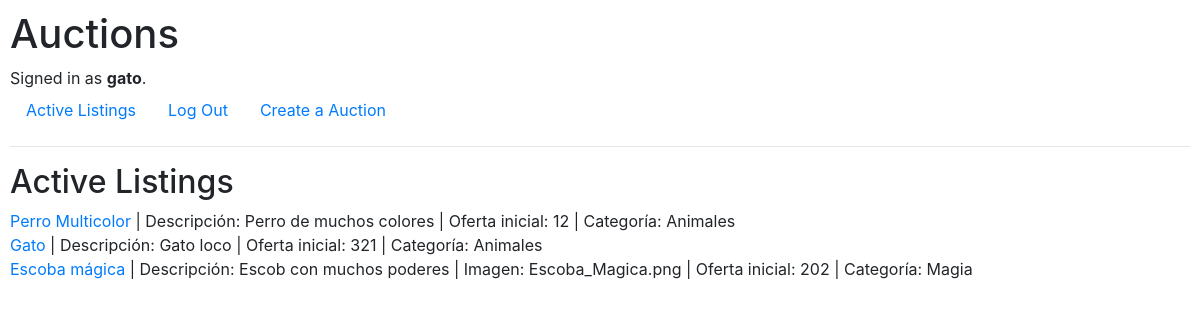
The page / (signed in) on the database its author committed.
### auctions/models.py (models this page shows)
class User(AbstractUser):
	pass

class AuctionList(models.Model):
	user = models.CharField(max_length=64, default="", blank=True)
	auction = models.CharField(max_length=64)
	description = models.CharField(max_length=512, default="")
	img = models.ImageField(default=None, blank=True)
	oferta = models.IntegerField(default=0)
	categoria = models.CharField(max_length=64, default="")
	def __str__(self):
		return f"publicación {self.id}: {self.auction} | descripción: {self.description} {self.img} | oferta: {self.oferta} | categoría: {self.categoria}"

### auctions/views.py (the view)
# urls.py: path("", views.index, name="index"),
def index(request):
    x = AuctionList.objects.all()
    print(x)
    return render(request, "auctions/index.html", {
        "auctions": x
        })

### auctions/templates/auctions/index.html
{% extends "auctions/layout.html" %}
{% block body %}
    <h2>Active Listings</h2>
    {% for x in auctions %}
    	<tr>
    		<td><a href="/listingpage/{{x.auction}}"> {{x.auction}}</td></a> | Descripción: <td>{{x.description}}</td> {% if x.img %} | Imagen: <td>{{x.img}}</td> {% endif %} | Oferta inicial: <td>{{x.oferta}}</td> | Categoría: <td>{{x.categoria}}</td>
    	</tr>
    	<br>
    	{% empty %}
    	<div>No Auctions</div>
    {% endfor %}
{% endblock %}

### auctions/templates/auctions/layout.html (shortened to what this page needs)
{% load static %}
<!DOCTYPE html>
<html lang="en">
    <head>
        <link rel="stylesheet" href="https://stackpath.bootstrapcdn.com/bootstrap/4.4.1/css/bootstrap.min.css">
        <link href="{% static 'auctions/styles.css' %}" rel="stylesheet">
    </head>
    <body>
        <h1>Auctions</h1>
        <div>
            {% if user.is_authenticated %}
                Signed in as <strong>{{ user.username }}</strong>.
            {% else %}
                Not signed in.
            {% endif %}
        </div>
        <ul class="nav">
            <li class="nav-item">
                <a class="nav-link" href="{% url 'index' %}">Active Listings</a>
            </li>
            {% if user.is_authenticated %}
                <li class="nav-item">
                    <a class="nav-link" href="{% url 'logout' %}">Log Out</a>
                </li>
                <li class="nav-item">
                    <a class="nav-link" href="{% url 'create' %}">Create a Auction</a>
                </li>
            {% endif %}
        </ul>
        <hr>
        {% block body %}
        {% endblock %}
    </body>
</html>

### auctions/static/auctions/styles.css (style rules this page uses)
body { padding: 10px; }

### rows shown on the page
User: username "gato"
AuctionList: auction "Perro Multicolor", description "Perro de muchos colores", oferta "12", categoria "Animales"
AuctionList: auction "Gato", description "Gato loco", oferta "321", categoria "Animales"
AuctionList: auction "Escoba mágica", description "Escob con muchos poderes", img "Escoba_Magica.png", oferta "202", categoria "Magia"
